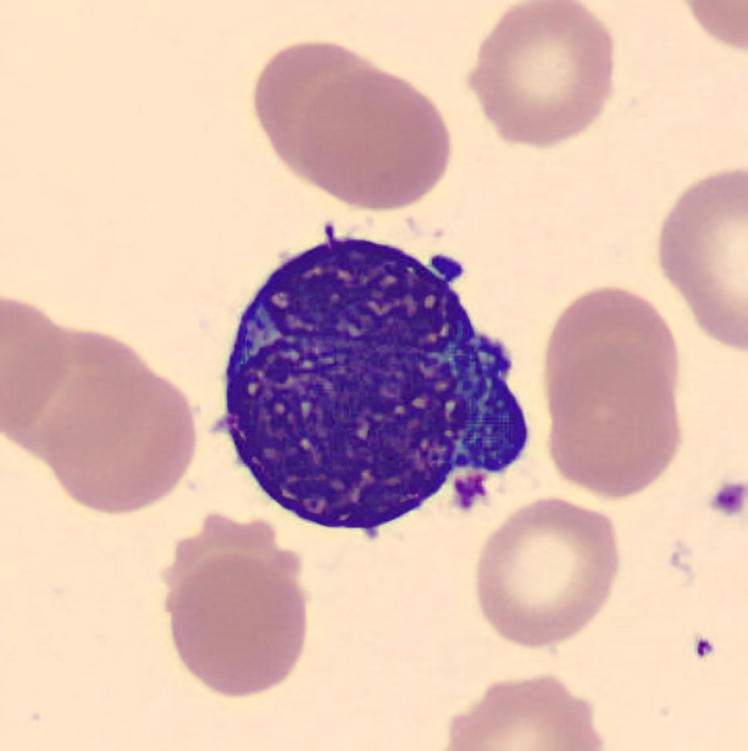
#> input picture BloodCellDetection/Python/img/test.png, 748 x 751 px, given in place of test.jpg, which was not available
$ python Cell2.py
#> lines starting #> are read from the running program, lines starting #| are printed output that depends on the picture; after the words box and inside, x2 and y2 are one past the last pixel; in counts of white or black regions, pixels touching at a corner belong together; pictures that were not available may be replaced by others from this repository, and a replacement may not be noted
import os
import cv2
import numpy as np
from math import pi

# ---------------------- HELPERS ----------------------
def normalize_uint8(img):
    if img.dtype != np.uint8:
        return cv2.normalize(img, None, 0, 255, cv2.NORM_MINMAX).astype(np.uint8)
    return img

def ensure_color(img):
    if img.ndim == 2:
        return cv2.cvtColor(normalize_uint8(img), cv2.COLOR_GRAY2BGR)
    return img

def color_mask(mask, color=(0,0,255)):
    """Return a BGR image where mask>0 is painted with color."""
    mask_u = normalize_uint8(mask)
    out = np.zeros((mask.shape[0], mask.shape[1], 3), dtype=np.uint8)
    out[mask_u > 0] = color
    return out

def visualize_markers(markers):
    """Convert watershed markers (ints) to a color image for visualization."""
    h, w = markers.shape
    out = np.zeros((h, w, 3), dtype=np.uint8)
    unique = np.unique(markers)
    rng = np.random.RandomState(0)
    color_map = {}
    for u in unique:
        if u == -1:            # boundary
            color_map[u] = (255, 255, 255)
        elif u <= 1:           # background or unknown
            color_map[u] = (0, 0, 0)
        else:
            color_map[u] = tuple(int(x) for x in rng.randint(0, 256, size=3))
    for u, col in color_map.items():
        out[markers == u] = col
    return out

def make_montage(image_dict, cols=3, thumb_w=360):
    """Create a tiled montage from a dict {title: image}."""
    thumbs = []
    titles = []
    for title, img in image_dict.items():
        img_c = ensure_color(img.copy())
        h, w = img_c.shape[:2]
        scale = thumb_w / float(w)
        new_h = int(h * scale)
        thumb = cv2.resize(img_c, (thumb_w, new_h), interpolation=cv2.INTER_AREA)
        # put title text
        cv2.rectangle(thumb, (0,0), (thumb_w, 28), (0,0,0), -1)
        cv2.putText(thumb, title, (6, 20), cv2.FONT_HERSHEY_SIMPLEX, 0.6, (255,255,255), 1, cv2.LINE_AA)
        thumbs.append(thumb)
    # pad thumbs to full rows and equal heights in each row
    rows = []
    for i in range(0, len(thumbs), cols):
        row_imgs = thumbs[i:i+cols]
        heights = [im.shape[0] for im in row_imgs]
        max_h = max(heights)
        # pad each to max_h
        row_padded = []
        for im in row_imgs:
            h,w = im.shape[:2]
            if h < max_h:
                pad = np.zeros((max_h-h, w, 3), dtype=np.uint8)
                im2 = np.vstack([im, pad])
            else:
                im2 = im
            row_padded.append(im2)
        # if row has fewer than cols, pad with black images
        while len(row_padded) < cols:
            row_padded.append(np.zeros_like(row_padded[0]))
        row = cv2.hconcat(row_padded)
        rows.append(row)
    if len(rows) == 0:
        return None
    montage = cv2.vconcat(rows)
    return montage

# ---------------------- DETECTION PIPELINE ----------------------
def detect_cells(image_path, show_steps=True, save_steps=False, output_dir="outputs"):
#> called with image_path = 'test.jpg', show_steps = True, save_steps = False, output_dir = 'outputs'
    img = cv2.imread(image_path)
#> img is the input picture: shape (751, 748, 3); mean B, G, R 181, 187.2, 219
    if img is None:
        raise FileNotFoundError(f"Could not read image: {image_path}")
    orig = img.copy()
    H, W = img.shape[:2]

    # basic denoise + contrast equalization
    denoised = cv2.bilateralFilter(img, 9, 75, 75)
    hsv = cv2.cvtColor(denoised, cv2.COLOR_BGR2HSV)
    h, s, v = cv2.split(hsv)
    clahe = cv2.createCLAHE(clipLimit=2.0, tileGridSize=(8,8))
    v2 = clahe.apply(v)
    hsv2 = cv2.merge([h, s, v2])
    img_clahe = cv2.cvtColor(hsv2, cv2.COLOR_HSV2BGR)

    # morphological kernels
    kernel_small = np.ones((3,3), np.uint8)
    kernel_med   = np.ones((5,5), np.uint8)
    kernel_big   = np.ones((9,9), np.uint8)

    # ---------------- RBC mask (red hues) ----------------
    lower_r1 = np.array([0, 20, 30])
    upper_r1 = np.array([10, 255, 255])
    lower_r2 = np.array([170, 20, 30])
    upper_r2 = np.array([180, 255, 255])
    mask_r1 = cv2.inRange(hsv2, lower_r1, upper_r1)
    mask_r2 = cv2.inRange(hsv2, lower_r2, upper_r2)
    mask_rbc = cv2.bitwise_or(mask_r1, mask_r2)
    mask_rbc = cv2.morphologyEx(mask_rbc, cv2.MORPH_CLOSE, kernel_med, iterations=2)
    mask_rbc = cv2.morphologyEx(mask_rbc, cv2.MORPH_OPEN, kernel_small, iterations=1)
    mask_rbc = cv2.morphologyEx(mask_rbc, cv2.MORPH_CLOSE, kernel_small, iterations=1)
    mask_rbc = normalize_uint8(mask_rbc)

    # ---------------- WBC mask (bluish/purple region) ----------------
    # adjust ranges if your stain colors differ
    lower_wbc = np.array([90, 30, 20])
    upper_wbc = np.array([170, 255, 255])
    mask_wbc = cv2.inRange(hsv2, lower_wbc, upper_wbc)
    mask_wbc = cv2.morphologyEx(mask_wbc, cv2.MORPH_CLOSE, kernel_med, iterations=2)
    mask_wbc = cv2.morphologyEx(mask_wbc, cv2.MORPH_OPEN, kernel_small, iterations=1)
    mask_wbc = normalize_uint8(mask_wbc)

    # remove overlaps: where WBC is detected, avoid counting RBC there
    mask_rbc = cv2.bitwise_and(mask_rbc, cv2.bitwise_not(mask_wbc))

    # ---------------- Platelet detection (small dark blobs) ----------------
    gray = cv2.cvtColor(img_clahe, cv2.COLOR_BGR2GRAY)
    plate_thr = cv2.adaptiveThreshold(gray, 255, cv2.ADAPTIVE_THRESH_GAUSSIAN_C,
                                      cv2.THRESH_BINARY_INV, 11, 2)
    # remove bigger structures (RBC/WBC) from platelet mask
    plate_mask = cv2.bitwise_and(plate_thr, cv2.bitwise_not(mask_rbc))
    plate_mask = cv2.bitwise_and(plate_mask, cv2.bitwise_not(mask_wbc))
    plate_mask = cv2.morphologyEx(plate_mask, cv2.MORPH_OPEN, kernel_small, iterations=1)
    plate_mask = normalize_uint8(plate_mask)

    # ---------------- Watershed on RBC mask for separation ----------------
    dist = cv2.distanceTransform((mask_rbc>0).astype(np.uint8)*255, cv2.DIST_L2, 5)
    dist_vis = normalize_uint8(dist)  # for display
    # pick a relatively low threshold to capture small centers too
    _, sure_fg = cv2.threshold(dist, 0.30 * dist.max(), 255, 0)
    sure_fg = np.uint8(sure_fg)
    sure_bg = cv2.dilate(mask_rbc, kernel_big, iterations=3)
    unknown = cv2.subtract(sure_bg, sure_fg)
    ret, markers = cv2.connectedComponents(sure_fg)
#> ret = 15
    markers = markers + 1
    markers[unknown == 255] = 0
    markers = cv2.watershed(img_clahe, markers.astype(np.int32))
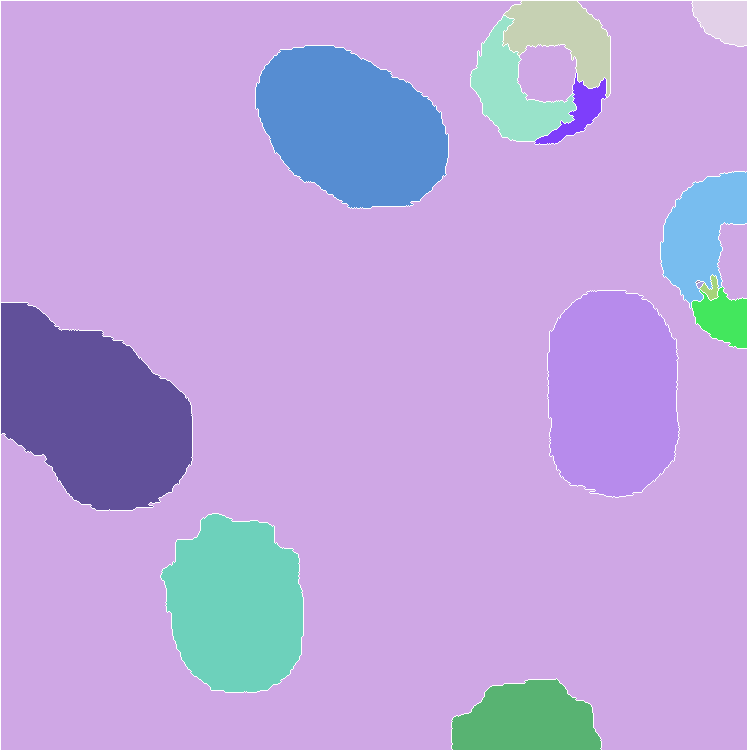
#> markers: shape (751, 748) int32; 16 distinct labels, from -1 to 15; one colour per label, 0 black, -1 white

    # ---------------- Analyze markers -> RBC instances ----------------
    rbc_count = 0
    rbc_boxes = []
    rbc_info = []
    for label in np.unique(markers):
        if label <= 1:
            continue
        mask_label = np.uint8(markers == label) * 255
        cnts, _ = cv2.findContours(mask_label, cv2.RETR_EXTERNAL, cv2.CHAIN_APPROX_SIMPLE)
        for cnt in cnts:
            area = cv2.contourArea(cnt)
            if area < 30:           # tiny noise
                continue
            perim = cv2.arcLength(cnt, True)
            circularity = (4 * pi * area / (perim * perim)) if perim > 0 else 0
            hull = cv2.convexHull(cnt)
            hull_area = cv2.contourArea(hull) if hull is not None else 0
            solidity = (area / hull_area) if hull_area > 0 else 0
            x, y, w, h = cv2.boundingRect(cnt)
            # relaxed filters to include slightly-deformed RBCs; adjust thresholds if needed
            if 80 < area < 4000 and (circularity > 0.30 or solidity > 0.55):
                rbc_count += 1
                rbc_boxes.append((x, y, w, h))
                rbc_info.append({'label': rbc_count, 'area': area, 'circ': circularity, 'solidity': solidity, 'bbox':(x,y,w,h)})
            else:
                # treat as cluster / ambiguous RBC — still mark for review
                rbc_boxes.append((x, y, w, h))
                rbc_info.append({'label': None, 'area': area, 'circ': circularity, 'solidity': solidity, 'bbox':(x,y,w,h)})
#> this loop made 16 passes
#> label on pass 1: -1
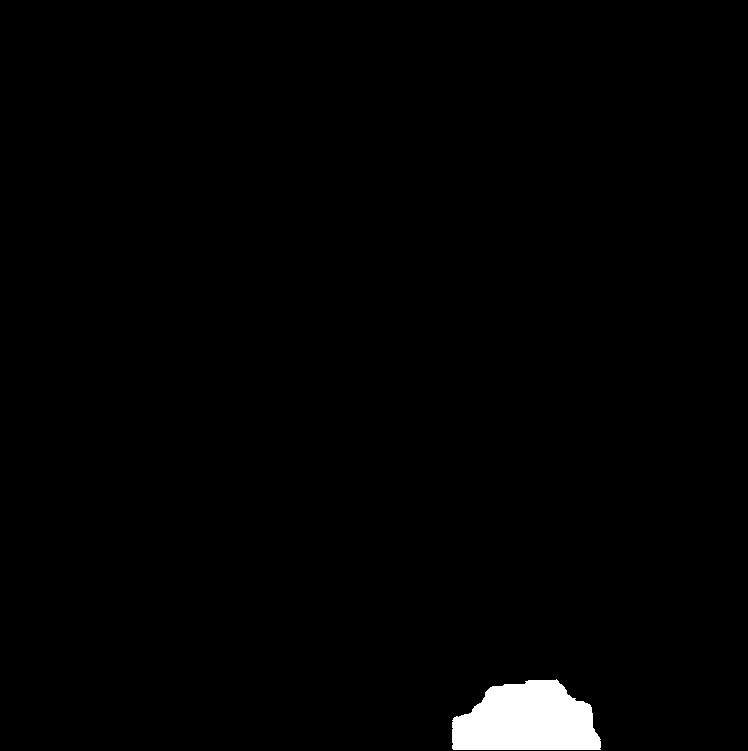
#> mask_label: shape (751, 748); 1.5% white; 1 white region
#> after the loop, rbc_boxes = [(503, 1, 107, 96), (692, 1, 55, 45), (471, 16, 105, 125), (256, 46, 192, 162), (535, 73, 71, 71), (661, 172, 86, 136), (700, 275, 18, 25), (692, 287, 55, 61), (548, 291, 131, 206), (1, 303, 191, 207), (161, 514, 142, 178), (452, 679, 149, 71)]; rbc_count = 3; rbc_info = 12 items

    # ---------------- WBC detection (contours on mask_wbc) ----------------
    wbc_count = 0
    wbc_info = []
    cnts_wbc, _ = cv2.findContours(mask_wbc, cv2.RETR_EXTERNAL, cv2.CHAIN_APPROX_SIMPLE)
#> cnts_wbc = 7 contours; box (x1, y1, x2, y2) and area: (214, 223, 528, 538) 65382, (713, 484, 748, 514) 750, (697, 639, 712, 657) 172, (429, 158, 442, 177) 123, (397, 195, 410, 202) 53, (422, 105, 430, 113) 32, (434, 123, 440, 131) 28
    for cnt in cnts_wbc:
        area = cv2.contourArea(cnt)
        if area < 400:
            continue
        perim = cv2.arcLength(cnt, True)
        circularity = (4 * pi * area / (perim * perim)) if perim > 0 else 0
        x, y, w, h = cv2.boundingRect(cnt)
        wbc_count += 1
        wbc_info.append({'label': wbc_count, 'area': area, 'circ': circularity, 'bbox':(x,y,w,h)})
#> this loop made 7 passes
#> area on passes 1, 4, 5, 6: 172, 53, 123, 28
#> after the loop, wbc_count = 2; wbc_info = 2 items

    # ---------------- Platelet detection (small contours) ----------------
    platelet_count = 0
    platelet_info = []
    cnts_plate, _ = cv2.findContours(plate_mask, cv2.RETR_EXTERNAL, cv2.CHAIN_APPROX_SIMPLE)
#> cnts_plate = 37 contours, 25 with area under 20; largest, box (x1, y1, x2, y2) and area: (187, 481, 197, 491) 58, (497, 485, 506, 494) 50, (366, 217, 374, 227) 48, (661, 707, 669, 716) 47, (628, 98, 638, 107) 47
    for cnt in cnts_plate:
        area = cv2.contourArea(cnt)
        if 8 < area < 200:
            perim = cv2.arcLength(cnt, True)
            circularity = (4 * pi * area / (perim * perim)) if perim > 0 else 0
            if circularity < 0.25:
                continue
            x, y, w, h = cv2.boundingRect(cnt)
            platelet_count += 1
            platelet_info.append({'label': platelet_count, 'area': area, 'circ': circularity, 'bbox':(x,y,w,h)})
#> this loop made 37 passes
#> (area, perim, circularity, x, y, w, h) on passes 2, 5, 11, 16: (47, 27.66, 0.772, 661, 707, 8, 9), (30, 23.66, 0.674, 550, 647, 7, 8), (37, 31.31, 0.474, 684, 575, 9, 10), (39.5, 25.9, 0.74, 396, 533, 9, 8)
#> after the loop, platelet_count = 19; platelet_info = 19 items

    # ---------------- Prepare final overlay ----------------
    out = orig.copy()
    # RBCs: red
    idx = 1
    for info in rbc_info:
        x,y,w,h = info['bbox']
        if info['label'] is not None:
            cv2.rectangle(out, (x,y), (x+w, y+h), (0,0,255), 2)
            cv2.putText(out, f"RBC-{info['label']}", (x, y-6), cv2.FONT_HERSHEY_SIMPLEX, 0.45, (0,0,255), 1, cv2.LINE_AA)
        else:
            # ambiguous cluster -> yellow
            cv2.rectangle(out, (x,y), (x+w, y+h), (0,255,255), 1)
            cv2.putText(out, f"RBC(?)", (x, y-6), cv2.FONT_HERSHEY_SIMPLEX, 0.40, (0,255,255), 1, cv2.LINE_AA)
#> this loop made 12 passes
    # WBCs: blue
    for winfo in wbc_info:
        x,y,w,h = winfo['bbox']
        cv2.rectangle(out, (x,y), (x+w, y+h), (255,0,0), 2)
        cv2.putText(out, f"WBC-{winfo['label']}", (x, y-6), cv2.FONT_HERSHEY_SIMPLEX, 0.45, (255,0,0), 1, cv2.LINE_AA)
#> this loop made 2 passes
#> (x, y, w, h) on passes 1 to 2: (713, 484, 35, 30), (214, 223, 314, 315)
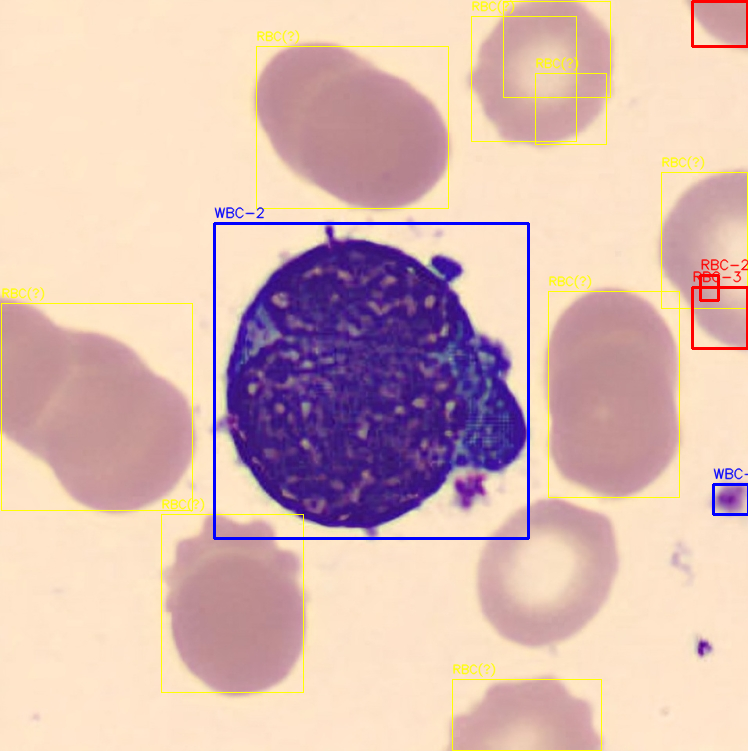
#> out: shape (751, 748, 3); mean B, G, R 179, 185.5, 217.4
    # Platelets: green
    for pinfo in platelet_info:
        x,y,w,h = pinfo['bbox']
        cv2.rectangle(out, (x,y), (x+w, y+h), (0,255,0), 1)
        cv2.putText(out, f"P-{pinfo['label']}", (x, y-6), cv2.FONT_HERSHEY_SIMPLEX, 0.35, (0,255,0), 1, cv2.LINE_AA)
#> this loop made 19 passes
#> (x, y, w, h) on passes 1 to 4: (373, 712, 4, 4), (661, 707, 8, 9), (550, 647, 7, 8), (694, 633, 4, 4)

    # summary text
    cv2.putText(out, f"RBC: {rbc_count}  WBC: {wbc_count}  Platelets: {platelet_count}",
                (10, 30), cv2.FONT_HERSHEY_SIMPLEX, 0.9, (0,0,0), 2, cv2.LINE_AA)
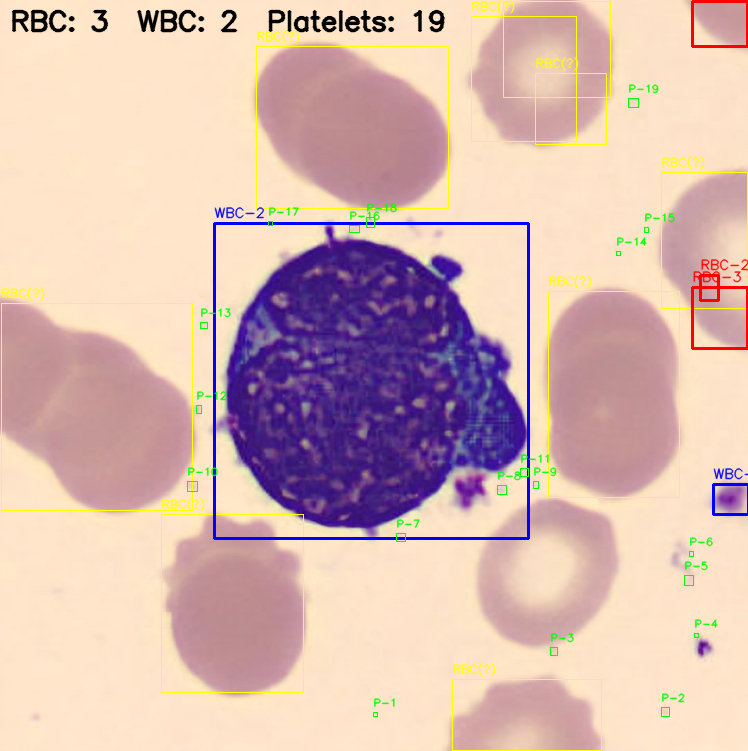
#> out: shape (751, 748, 3); mean B, G, R 177.2, 184.3, 215.2

    # ---------------- Build step images to show ----------------
    steps = {
        "Original": orig,
        "CLAHE (preproc)": img_clahe,
        "RBC mask (raw)": color_mask(mask_rbc, color=(0,0,255)),
        "RBC closd/open": color_mask(cv2.morphologyEx(mask_rbc, cv2.MORPH_CLOSE, kernel_med, iterations=1), (0,0,255)),
        "Distance (norm)": dist_vis,
        "Sure FG": normalize_uint8(sure_fg),
        "Markers (watershed)": visualize_markers(markers),
        "WBC mask": color_mask(mask_wbc, color=(255,0,0)),
        "Platelets": color_mask(plate_mask, color=(0,255,0)),
        "Final overlay": out
    }
#> in visualize_markers, `h, w = markers.shape`: h = 751; w = 748
#> in visualize_markers, `unique = np.unique(markers)`: unique = [-1, 1, 2, 3, 4, 5, 6, 7, 8, 9, 10, 11, 12, 13, 14, 15]
#> the loop in visualize_markers, `for u in unique:` made 16 passes
#> after the loop in visualize_markers, `for u in unique:`: color_map = 16 items
#> the loop in visualize_markers, `for u, col in color_map.items():` made 16 passes
#> (u, col) on passes 1 to 4: (-1, (255, 255, 255)), (1, (0, 0, 0)), (2, (172, 47, 117)), (3, (192, 67, 251))

    # optionally save steps
    if save_steps:
        os.makedirs(output_dir, exist_ok=True)
        for k, im in steps.items():
            fn = os.path.join(output_dir, f"{k.replace(' ','_')}.png")
            cv2.imwrite(fn, ensure_color(im))
        print(f"Saved step images to: {output_dir}")

    # show montage then final
    if show_steps:
        montage = make_montage(steps, cols=3, thumb_w=360)
#> the loop in make_montage, `for title, img in image_dict.items():` made 10 passes
#> pass 3, in make_montage, `img_c = ensure_color(img.copy())`:
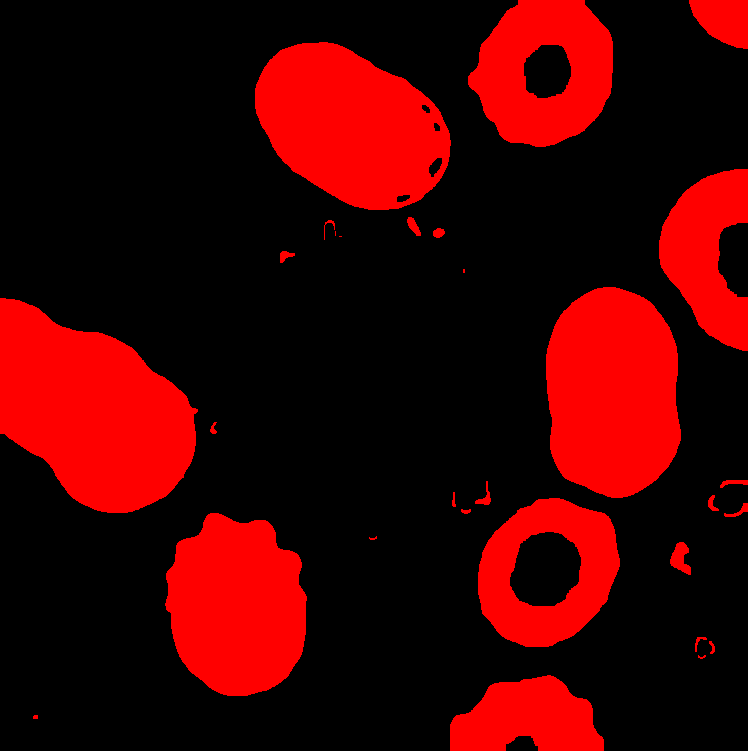
#> img_c: shape (751, 748, 3); mean of channels 0, 1, 2 0, 0, 65.1; drawn as B, G, R
#> after the loop in make_montage, `for title, img in image_dict.items():`: thumbs = 10 items
#> the loop in make_montage, `for i in range(0, len(thumbs), cols):` made 4 passes
#> (i, heights) on passes 2 to 4: (3, [361, 361, 361]), (6, [361, 361, 361]), (9, [361])
#> after the loop in make_montage, `for i in range(0, len(thumbs), cols):`: rows = 4 items
        if montage is not None:
            cv2.imshow("Processing Steps (montage) - press any key", montage)
            cv2.waitKey(0)
            cv2.destroyAllWindows()
        # show final full-size for detailed inspection
        cv2.imshow("Final Detected Cells", out)
        cv2.waitKey(0)
        cv2.destroyAllWindows()

    print(f"RBC count: {rbc_count}, WBC count: {wbc_count}, Platelet count: {platelet_count}")
#| RBC count: 3, WBC count: 2, Platelet count: 19
    return {
        'rbc_count': rbc_count,
        'wbc_count': wbc_count,
        'platelet_count': platelet_count,
        'rbc_info': rbc_info,
        'wbc_info': wbc_info,
        'platelet_info': platelet_info,
        'final_image': out
    }

# ---------------------- RUN ----------------------
if __name__ == "__main__":
    result = detect_cells("test.jpg", show_steps=True, save_steps=False)
#> result = 7 items
